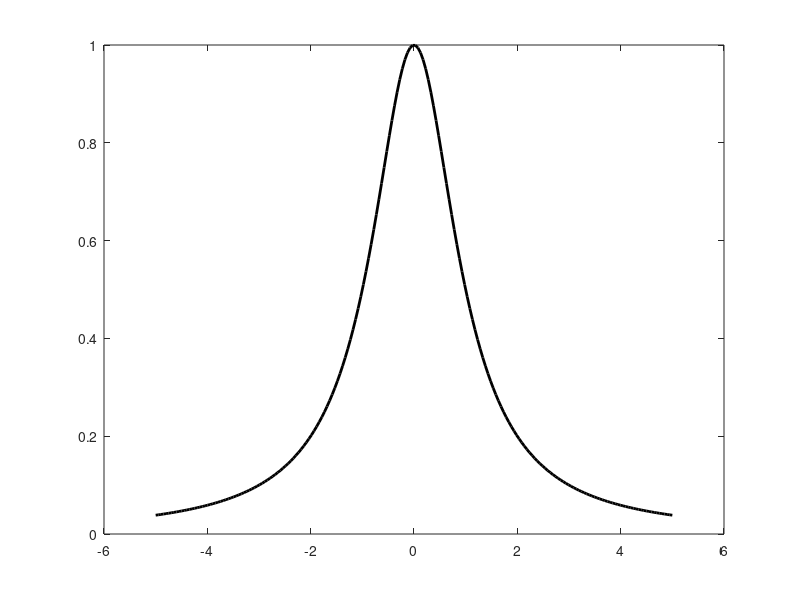

Reproduce this figure in MATLAB. (Note: this script raises an error after producing the figure.)
% Function
y = @(x) 1./(1+x.^2);

% Fine spaced solution
x0 = linspace(-5,5,200);
y0 = y(x0);

%==========================================================================
% Standard polynomial interpolation
%==========================================================================
figure(1); 
plot( x0, y0, 'k', 'LineWidth',2 ); % True solution
ax=gca;
j=1;
for N=[4 7 16]
    x=linspace(-5,5,N);      % Subsample at N points
    p = polyfit(x,y(x),N-1); % Create polynomial of degree N-1
    
    hold on;
        
        ax.ColorOrderIndex = j+2;
        plot( x0, polyval(p,x0), '-.','Linewidth',1.5 );
        ax.ColorOrderIndex = j+2;
        h=plot( x , y(x) , 'o');
        set(get(get(h,'Annotation'),'LegendInformation'),'IconDisplayStyle','off'); 
    hold off % Plot
    j=j+1;
end
grid minor

%==========================================================================
% Plot
%==========================================================================
ylim([-.5 1])
title('Approximating a function with regular nodes')
legend('Function: 1/(1+x^2)','3rd degree polynomial','6th degree polynomial','15th degree polynomial','Location','South')
set(gcf,'Position',[942 618 575 280])


%==========================================================================
% Chebyshev (cosine) interpolation
%==========================================================================
figure(2);
plot( x0, y0, 'k', 'LineWidth',2 ); % True solution
ax=gca;
ax.ColorOrderIndex=1;
j=3;
for N=[4 7 16]
    x=linspace(-5,5,N);      % Subsample at N points
    x=5*cos((x+5)/10*pi);    % Get Gauss-Lobatto points
    p = polyfit(x,y(x),N-1); 
    
    hold on;
        ax.ColorOrderIndex = j;
        plot( x0, polyval(p,x0), '-.','Linewidth',1.5 );
        ax.ColorOrderIndex = j;
        h=plot( x , y(x) , 'o');
        set(get(get(h,'Annotation'),'LegendInformation'),'IconDisplayStyle','off'); 
    hold off % Plot
    j=j+1;
end
grid minor
ylim([-.5 1])
title('Approximating a function with Chebyshev nodes')
legend('Function: 1/(1+x^2)','3rd degree polynomial','6th degree polynomial','15th degree polynomial','Location','South')
set(gcf,'Position',[942 254 575 280])